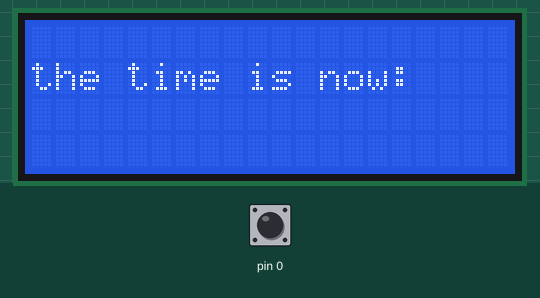
The sketch below on a simulated Arduino Uno, built with avr-gcc and run on an emulated ATmega328P. Parts: 20×4 character LCD. The inputs (shaded band) are chosen by the test bench; at power-on: pin 0 HIGH.

Above: at 0.1 s.
At 2.1 s:
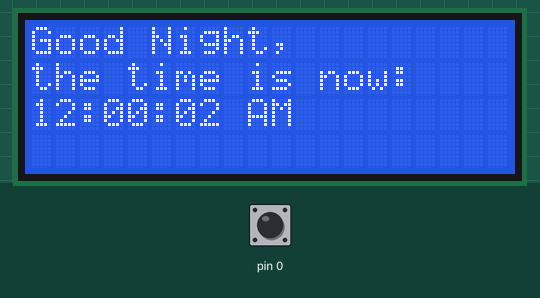
At 5.1 s:
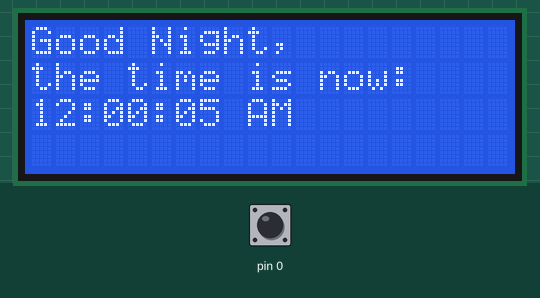
At 11.1 s:
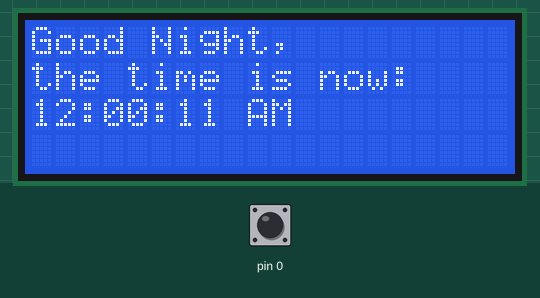
At 20.0 s:
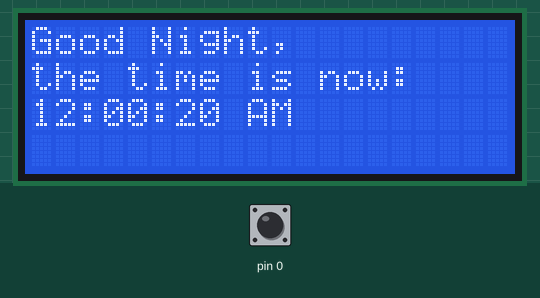
At 38.9 s:
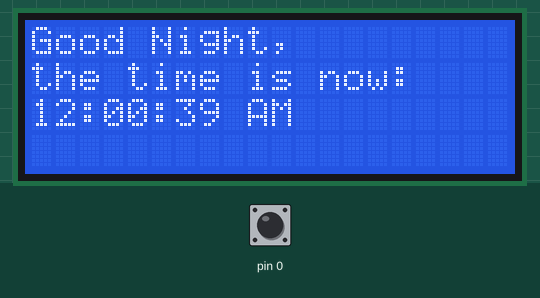

Measured:
- what the display in image 4 shows lasts 1.0 s, from 20.0 s to 21.0 s

The sketch:

Clock.ino
```cpp
#include <LiquidCrystal.h>

LiquidCrystal lcd(7, 8, 9, 10, 11, 12);

int secs = 0;
int mins = 0;
int hours = 12;
int delaytime = 990;
boolean meridian = LOW;

void setup() {
  pinMode(0, INPUT);
  pinMode(1, INPUT);
  pinMode(2, INPUT);

  digitalWrite(0, HIGH);
  digitalWrite(1, HIGH);
  digitalWrite(2, HIGH);

  lcd.begin(20, 4);
  lcd.setCursor(0, 1);
  lcd.print("the time is now:");
}

void loop() {

  for (int i = 0; i < 60; i = i + 1) {
    if (digitalRead(0) == LOW  && digitalRead(1) == LOW) {
      if (hours == 11 && secs == 1 && meridian == LOW) {
        meridian = HIGH;}
      else if (hours == 11 && secs == 1 && meridian == HIGH) {
        meridian = LOW;}
      secs = 0;
      hours++;
    }
    if (digitalRead(0) == LOW && digitalRead(2) == LOW) {
      secs = 0;
      mins++;
    }
    delay(delaytime);
    secs++;
    if (secs == 60) {
      mins++;
      secs = 0;
      i = 0;
      }
    if (mins == 60) {
      hours++;
      mins = 0;
    }
    if (hours == 12 && mins == 0 && secs < 1 && meridian == LOW) {
      meridian = HIGH;
      }
    else if (hours == 12 && mins == 0 && secs < 1 && meridian == HIGH) {
      meridian = LOW;
      }
    if (hours == 13) {
      hours = 1;
      }
  if (hours >= 4 && hours < 12 && meridian == LOW) {
    lcd.setCursor(0, 0);
    lcd.print("Good Morning,       ");
    }
  if (hours == 12 && meridian == HIGH) {
    lcd.setCursor(0, 0);
    lcd.print("Good Afternoon,     ");
    }
  if (hours < 7 && meridian == HIGH) {
    lcd.setCursor(0, 0);
    lcd.print("Good Afternoon,     ");
    }
  if (hours >= 7 && hours < 10 && meridian == HIGH) {
    lcd.setCursor(0, 0);
    lcd.print("Good Evening,       ");
    }
  if (hours >= 10 && hours < 12 && meridian == HIGH) {
    lcd.setCursor(0, 0);
    lcd.print("Good Night,         ");
    }
  if (hours == 12 && meridian == LOW) {
    lcd.setCursor(0, 0);
    lcd.print("Good Night,         ");
    }
  if (hours < 4 && meridian == LOW) {
    lcd.setCursor(0, 0);
    lcd.print("Good Night,         ");
    }
  lcd.setCursor(0, 2);
  if (hours < 10) {
    lcd.print(" ");
    lcd.print(hours);
    }
  else {
    lcd.print(hours);
    }
  lcd.print(":");
  if (mins < 10) {
    lcd.print("0");
    lcd.print(mins);
    }
  else {
    lcd.print(mins);
    }
  lcd.print(":");
  if (secs < 10) {
    lcd.print("0");
    lcd.print(secs);
    }
  else {
    lcd.print(secs);
    }
  if (meridian == LOW) {
    lcd.print(" AM");
    }
  else {
    lcd.print(" PM");
    }
  }
}
```
